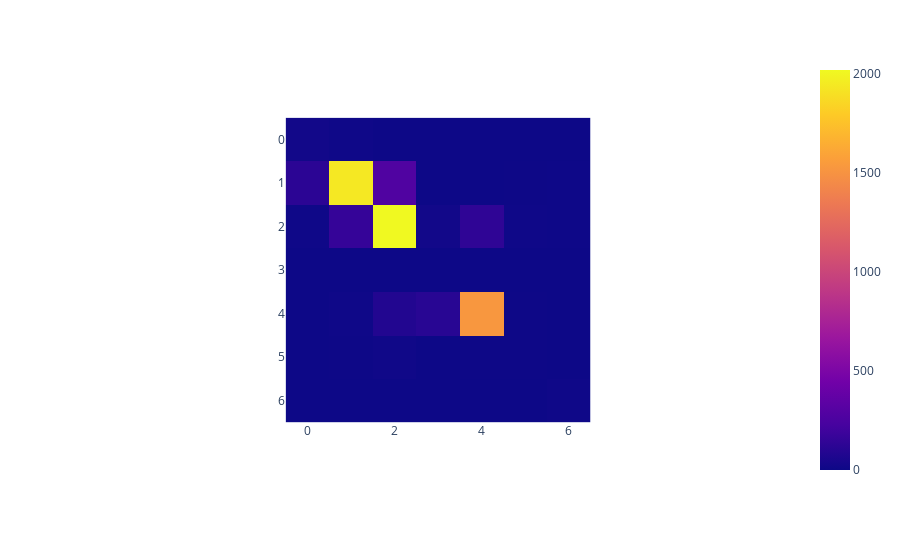

The notebook cell this image was saved under:
### Code cell
cm = confusion_matrix(y_pred, y_test)
px.imshow(cm)

### Figure 1 — Plotly figure (JSON) as saved in the notebook; plotly's stock layout.template omitted (floating-point values rounded to 4 significant figures)
{"data": [{"coloraxis": "coloraxis", "hovertemplate": "x: %{x}<br>y: %{y}<br>color: %{z}<extra></extra>", "name": "0", "type": "heatmap", "xaxis": "x", "yaxis": "y", "z": [[21, 7, 0, 0, 0, 0, 1], [119, 1940, 278, 0, 0, 3, 5], [8, 159, 2021, 19, 134, 9, 5], [0, 0, 0, 0, 0, 0, 0], [0, 8, 84, 108, 1527, 2, 0], [0, 3, 11, 0, 2, 3, 0], [0, 0, 0, 0, 0, 0, 9]]}], "layout": {"autosize": true, "coloraxis": {"colorscale": [[0, "#0d0887"], [0.1111, "#46039f"], [0.2222, "#7201a8"], [0.3333, "#9c179e"], [0.4444, "#bd3786"], [0.5556, "#d8576b"], [0.6667, "#ed7953"], [0.7778, "#fb9f3a"], [0.8889, "#fdca26"], [1, "#f0f921"]]}, "margin": {"t": 60}, "xaxis": {"anchor": "y", "autorange": true, "constrain": "domain", "domain": [0.2872, 0.7128], "range": [-0.5, 6.5], "scaleanchor": "y"}, "yaxis": {"anchor": "x", "autorange": true, "constrain": "domain", "domain": [0, 1], "range": [6.5, -0.5]}}}
